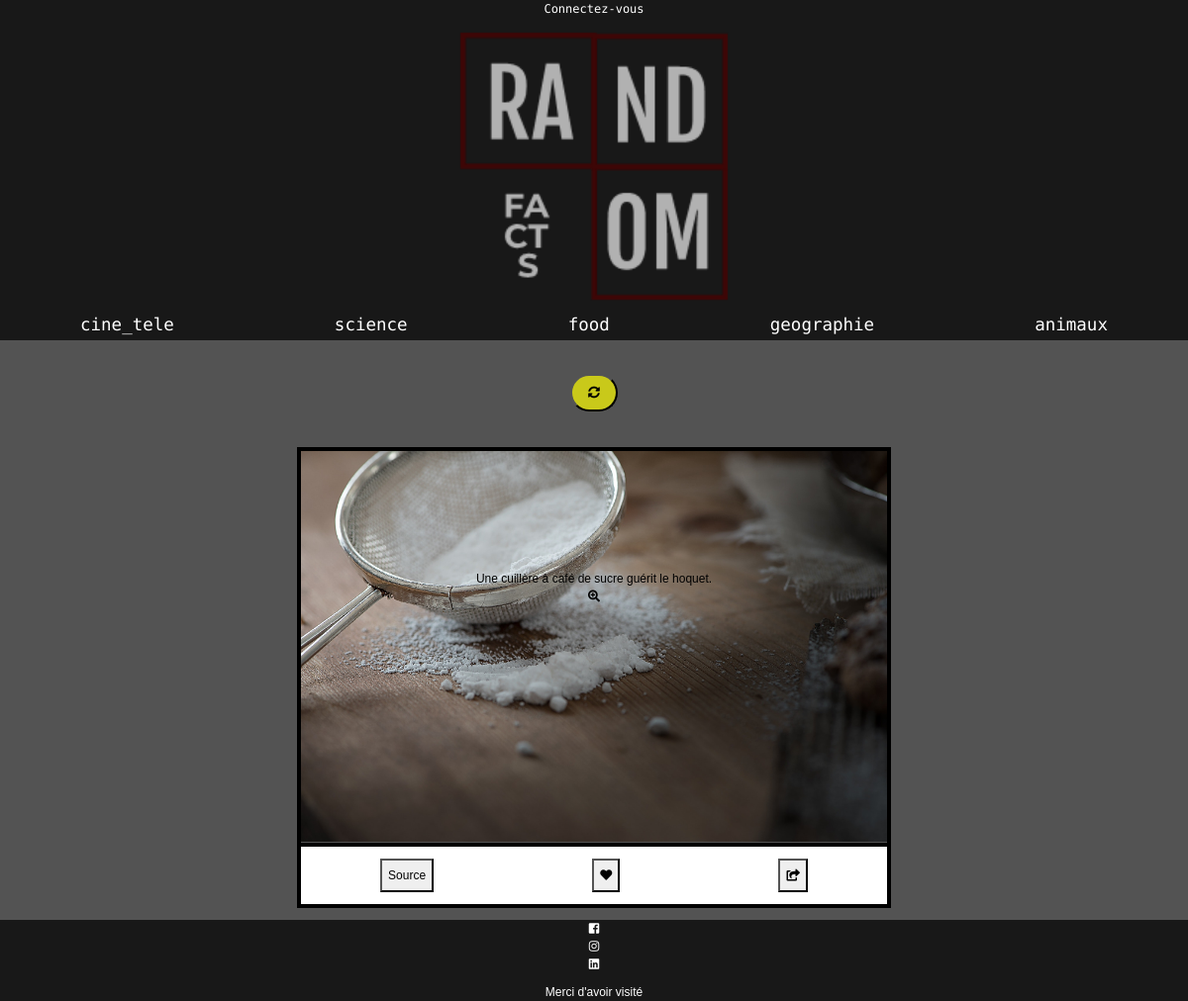
The page / on the database its author committed.
### tables this page shows
CREATE TABLE IF NOT EXISTS `categorie` (
  `id` int(11) NOT NULL AUTO_INCREMENT,
  `libelle` varchar(50) NOT NULL,
  PRIMARY KEY (`id`)
);

CREATE TABLE IF NOT EXISTS `facts` (
  `id` int(11) NOT NULL AUTO_INCREMENT,
  `img` varchar(50) NOT NULL,
  `fait` mediumtext NOT NULL,
  `details` mediumtext NOT NULL,
  `source` varchar(200) NOT NULL,
  `idCategorie` int(11) DEFAULT NULL,
  `dateCreation` datetime NOT NULL DEFAULT CURRENT_TIMESTAMP,
  PRIMARY KEY (`id`),
  KEY `idCategorie` (`idCategorie`)
);

### userSession.class.php (called while the page is built, shortened)
<?php
class UserSession {
public function isAuthenticated(){
    return false;
}
}

### categories.php (called while the page is built)
<?php
include "bdd.php";
$req = $bdd->prepare(
    "SELECT *
    FROM categorie"
);
$req->execute();
$categories = $req->fetchAll();

### generator.php (called while the page is built)
<?php
$req = $bdd->prepare("
    SELECT *
    FROM facts
    ORDER BY rand()
");
$req->execute();
$randomF = $req->fetch();

### index.php (the view, shortened to what this page needs)
<?php
include "header.inc.php";
include "generator.php";
?>
<button id="change"><i class="fas fa-sync-alt"></i></button>
<section class="generateFact" id="<?php echo $randomF['id'] ?>">
    <div style="background-image: url(<?= $randomF['img']; ?>);" class="fact" alt="image qui convient">
        <p class="fait"><?php echo $randomF['fait'] ?></p>
        <i id="plus" class="fas fa-search-plus"></i>
    </div>
    <div class="sourceFav">
        <ul>
            <li><button id="source"><p>Source</p></button></li>
            <li id="favButton">
                <button class="fav" data-id="<?php echo $randomF['id']?>"><i class="fas fa-heart"></i></button>
            </li>
            <li><button id="share"><a href="<?php echo $randomF['source']?>"><i class="fas fa-share-square"></i></a></button></li>
        </ul>
    </div>
</section>
<?php
include "footer.inc.php" ?>

### header.inc.php (shortened to what this page needs)
<?php
include_once "UserSession.class.php";
include "categories.php";
?>
<!DOCTYPE html>
<html lang="fr">
<head>
    <link rel="stylesheet" href="https://stackpath.bootstrapcdn.com/bootstrap/4.3.1/css/bootstrap.min.css">
    <link rel="stylesheet" href="https://use.fontawesome.com/releases/v5.6.3/css/all.css">
    <link rel="stylesheet" href="css/style.css">
</head>
<body>
    <header>
        <div class="user-area">
            <?php $userSession = new UserSession(); ?>
            <?php if($userSession->isAuthenticated()): ?>
                <ul>
                    <li><i class="fas fa-user"></i><p> Bonjour <?=$userSession -> getPseudo();?>, vous ếtes connecté !</p></li>
                    <li><a href="favories.php"><i class="fas fa-heart"></i> Mes favories</li></a>
                    <li><a href="logout.php"><i class="fas fa-times-circle"></i> Déconnexion</li></a>
                </ul>
            </div>
            <?php else: ?>
                <li><a href="login.php">Connectez-vous</a></li>
            <?php endif;?>
            <a href="index.php">
                <img src="img/logo.png" alt="logo">
            </a>
            <nav>
                <ul class="cat">
                <?php foreach ($categories as $value):?>
                    <li>
                        <a href="factsByCat.php?idCat=<?=$value['id']?>"><h3><?= $value['libelle']?></h3></a>
                    </li>
                <?php endforeach ?>
                </ul>
            </nav>
    </header>
<main>

### footer.inc.php (shortened to what this page needs)
</main>
    <footer>
        <ul>
            <li><i class="fab fa-facebook-square"></i></li>
            <li><i class="fab fa-instagram"></i></li>
            <li><i class="fab fa-linkedin"></i></li>
        </ul>
        <p>Merci d'avoir visité</p>
    </footer>
</body>
</html>

### css/style.css (style rules this page uses)
* { box-sizing: border-box; }
html { font-size: 62.5%; }
header { background-color: #181818; }
header ul, footer ul { padding: 0; }
body { margin : auto; text-align: center; font-size: 1.2em; color: black; }
header a, h1, header p { color: white; font-family: 'Major Mono Display', monospace; }
header img { width: 25%; }
.cat { display: none; }
a, a:hover { text-decoration: none; color: white; }
ul, li { list-style: none; padding: 0; }
p { margin: 0; }
img { display:block; width:auto; margin-left:auto; margin-right:auto; }
body { background-color: #181818bd; text-align: center; font-family: 'Josefin Sans', sans-serif; }
.generateFact { width: 400px; border: solid black 0.4em; margin-left:auto; margin-right:auto; margin-top: 1em; margin-bottom: 1em; }
.fact { height: 250px; padding: 5em; background-size: contain; background-repeat: no-repeat; background-size: 100%; margin-bottom: 0; border-bottom: solid black 0.4em; }
.sourceFav { background-color: white; }
.sourceFav a { color: black; }
.sourceFav button { padding: 0.5em; margin: 1em; }
.sourceFav ul { display: flex; justify-content: space-around; margin-block-start: 0; margin-block-end: 0; }
#change i { padding: 1rem; margin: 0; }
#change { margin: 2em; background-color: rgba(255, 255, 0, 0.685); border-radius: 5rem; }
footer { background-color: #181818; color: white; }
@media screen and (min-width:768px) { .cat { display: flex; justify-content: space-around; } }
@media screen and (min-width:768px) { .generateFact { width: 600px; } }
@media screen and (min-width:768px) { .fact { height: 400px; padding: 10em; } }

### rows shown on the page
categorie: libelle "cine_tele"
categorie: libelle "science"
categorie: libelle "food"
categorie: libelle "geographie"
categorie: libelle "animaux"
facts: img (picture), fait "Une cuillère à café de sucre guérit le hoquet."
